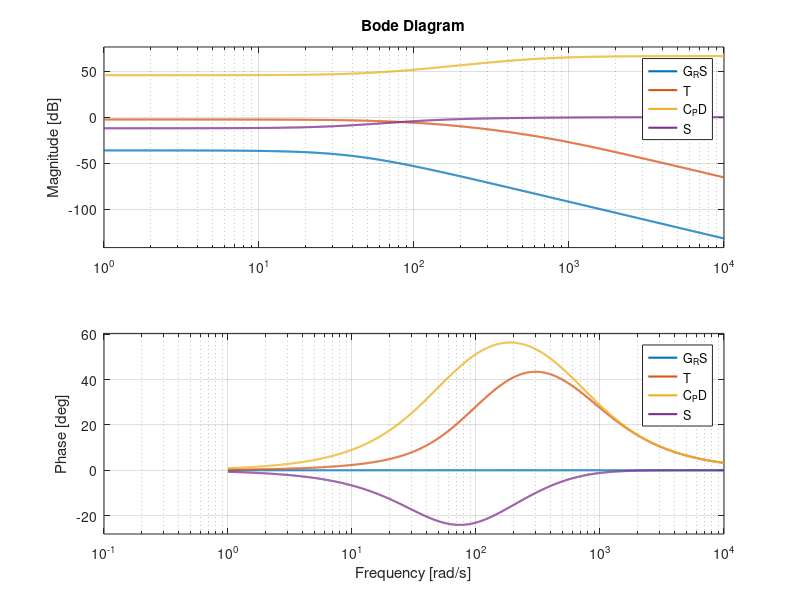
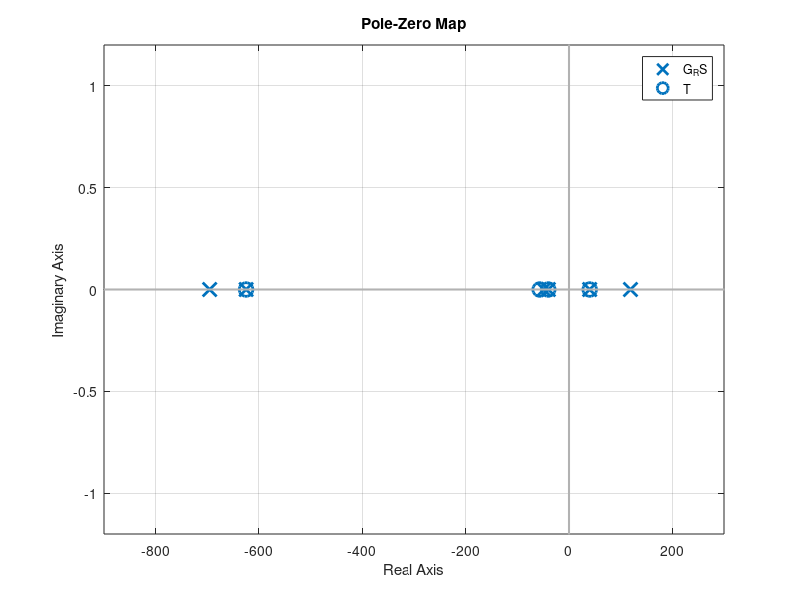
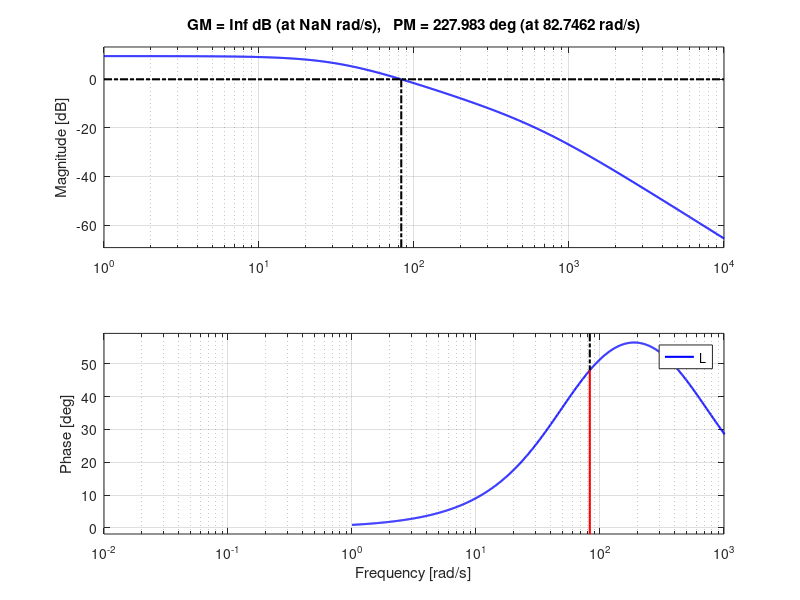

Source code (MATLAB) for these figures, in order:
clc, clear variables
set(groot, 'defaultLineLineWidth', 1.5)
s = tf('s');

%% System

close all; clc;
% Konstanten von Dokumentation 2004
a = 93.24
b = -37.25
g = 9.81
k = 5.398
I0 = 2
x0 = 0.05
m = 0.04
Fg = m*g
Tt = 0.1*10e-3 %Totzeit vom Sensor

% Berechnungen mit Formeln von Dokumentation
c2 = 2/I0
c1 = log(10)*(2*a*x0+b)
k_RS = c2/abs(c1)
T_RS = sqrt( Fg / (abs(c1)*g) )
G_RS = k_RS / (1 - s^2*T_RS^2) * exp(Tt)

%Reglerparameter
kp = 1
kd = -T_RS*kp

%C = kp + kd*s %PD Regler
T_Lead = 1;
alpha = 0.05;
Kk = 3;        % Schleifenverstärkung statisch (>1 nötig)
K = Kk / k_RS;
Td = 0.016;
Tf = Td/10;
Ti = 0.3;

C_Lead = (T_Lead*s+1) / (alpha*T_Lead*s+1); %Lead Regler
C_PD  = K * (1 + Td*s/(Tf*s+1));
C_PID = C_PD + K/(Ti*s);


LP = 1 % 1/(Tf*s+1)^1 % evtl. Tiefpass ergänzen

%Regelstrecke
L = G_RS * C_PD * LP
T = L/(1+L)
S = 1/(1+L)

figure(1)
bode(G_RS, T, C_PD, S)
xlim([1e-1 1e4])
grid on
legend('G_RS','T', 'C_PD', 'S')
%%
figure(2)
pzmap(T)
grid on
legend('G_RS','T')

%%
figure(3)
margin(L)
xlim([1e-2 1e3])
grid on
legend('L')
